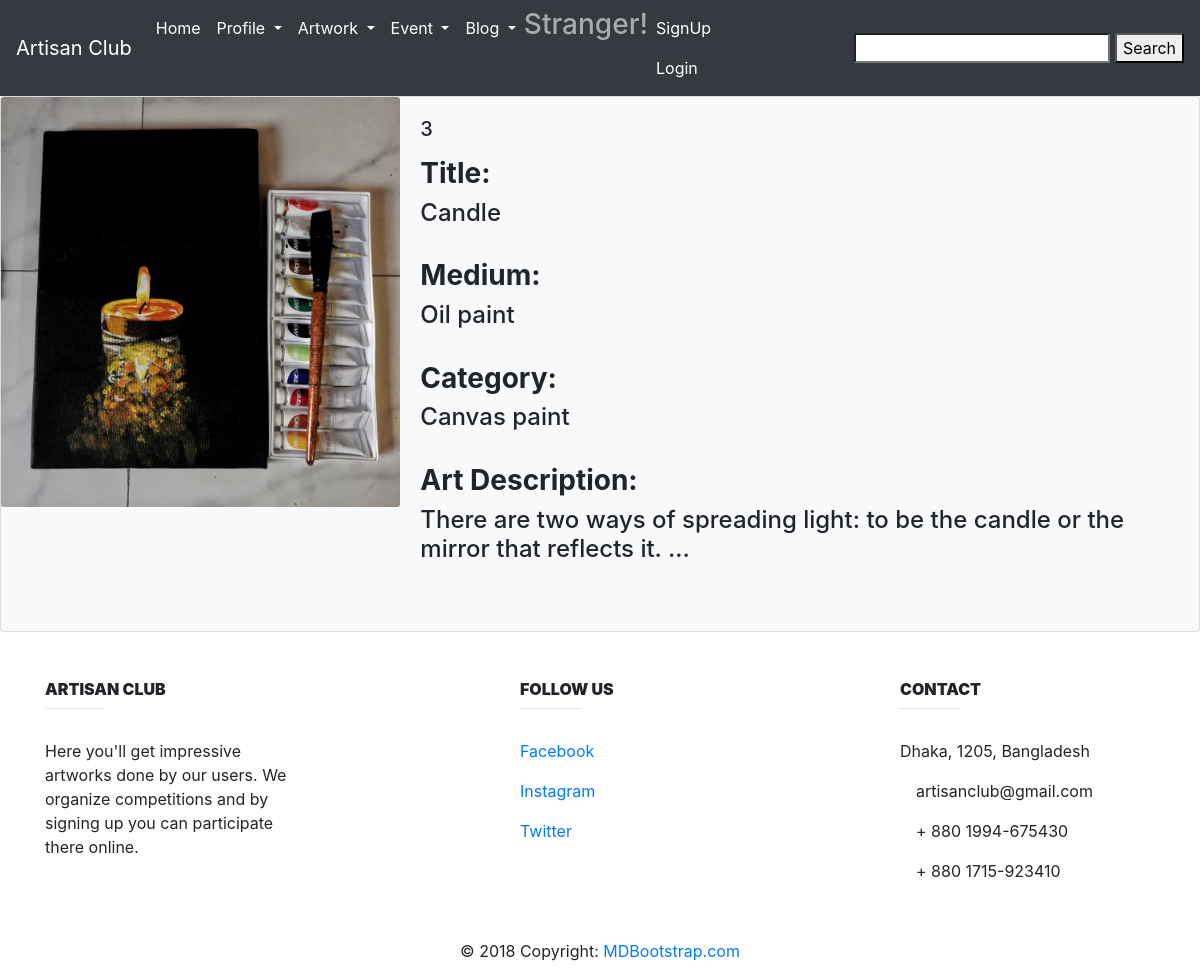
Screenshot of /ShowArtwork/3 with the database file from the repository.
### Artwork/models.py (models this page shows, shortened)
class Artwork(models.Model):
    title = models.CharField(max_length=100, default="")
    medium = models.CharField(max_length=100, default="")
    category = models.CharField(max_length=100, default="")
    art_description = models.TextField(max_length=3000, null=True)
    art = models.ImageField(upload_to='images/art/')
    user = models.ForeignKey(User,on_delete=models.CASCADE, null=True,blank=True)

### Artwork/views.py (the view)
# urls.py: path('ShowArtwork/<int:artwork_id>', Artworkview.showDetails, name='detail_view'),
def showDetails(request, artwork_id):
    searched_artwork = get_object_or_404(Artwork, id=artwork_id)
    context = {
        'search': searched_artwork,
    }
    return render(request, 'Artwork/show_artwork_details.html', context)

### templates/Artwork/show_artwork_details.html (shortened to what this page needs)
{% extends 'Base_art.html' %}
{% block content  %}
        <div class="card bg-light mb-2`" >
          <div class="row no-gutters">
            <div class="col-md-4">
              <img src="{{ search.art.url }}" class="card-img" alt="...">
            </div>
            <div class="col-md-8">
              <div class="card-body">
                <h5 class="card-title">{{ search.id }}</h5>
                <p class="card-text">
                  <h3><b>  Title: </b> </h3><h4> {{ search.title }}</h4> <br>
                   <h3><b> Medium:</b> </h3> <h4>{{ search.medium }}</h4> <br>
                   <h3> <b>Category:</b> </h3><h4> {{ search.category }}</h4> <br>
                    <h3><b> Art Description:</b> </h3><h4>{{ search.art_description }} </h4><br>
                </p>
              </div>
            </div>
          </div>
        </div>
{% endblock content %}

### rows the page displays
Artwork: art (picture), id "3", title "Candle", medium "Oil paint", category "Canvas paint", art_description "There are two ways of spreading light: to be the candle or the mirror that reflects it. ..."
